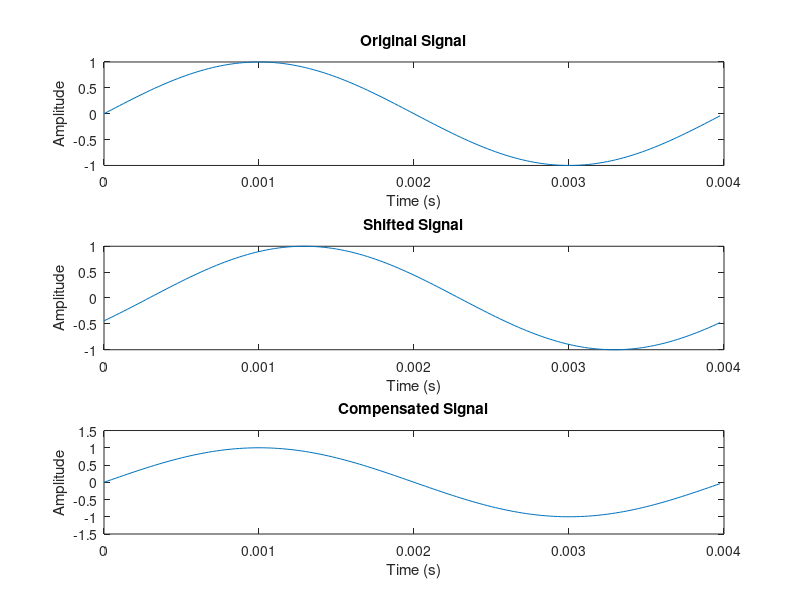

The MATLAB script that drew this image:
% Parameters
clear all;
close all;
V = 343.8; % Speed of sound m/s
d = 0.1;   % Distance in meters
dt = d / V; % Time delay due to distance
fs = 40e3; % Sampling frequency
f = 250;   % Frequency of the sinusoidal signal

T = 1 / f; % Period of the signal
N = fs * T; % Number of samples
t = (0:N-1) / fs; % Time vector

% Original signal
x = sin(2 * pi * f * t);

% Shift the signal by dt
time_shift = dt;
x_shifted = sin(2 * pi * f * (t - time_shift));

% FFT of the shifted signal
X_shifted = fft(x_shifted);

% Frequency vector (centered around zero)
frequencies = (-N/2:N/2-1) * (fs / N);

% Apply phase shift in the frequency domain
phase_shift = exp(1i * 2 * pi * frequencies * time_shift);
phase_shift = ifftshift(phase_shift); % Center phase shift to match fftshift

% Compensate phase shift
X_compensated = X_shifted .* phase_shift;

% Inverse FFT to get the compensated signal
x_compensated = ifft(X_compensated);

% Plot the original and compensated signals
figure;
subplot(3, 1, 1);
plot(t, x);
title('Original Signal');
xlabel('Time (s)');
ylabel('Amplitude');

subplot(3, 1, 2);
plot(t, x_shifted);
title('Shifted Signal');
xlabel('Time (s)');
ylabel('Amplitude');

subplot(3, 1, 3);
plot(t, real(x_compensated));
title('Compensated Signal');
xlabel('Time (s)');
ylabel('Amplitude');

% Compare the original and compensated signals
max_error = max(abs(x - real(x_compensated)));
disp(['Maximum error between original and compensated signal: ', num2str(max_error)]);
